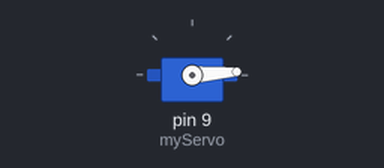
Simulated run of this sketch. Board: Arduino Uno, built with avr-gcc and run on an emulated ATmega328P. On the bench: servo.

Above: at 0.05 s.
At 1.3 s:
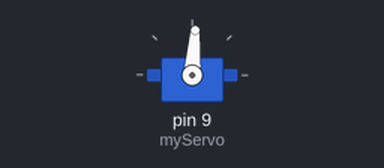
At 2.6 s:
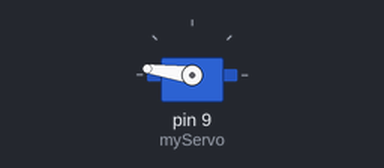
At 5.2 s:
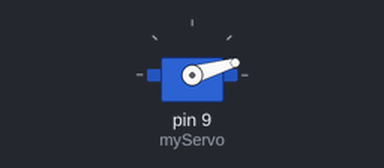
Timing chart, 0 to 7.1 s (numbered marks = the images above):
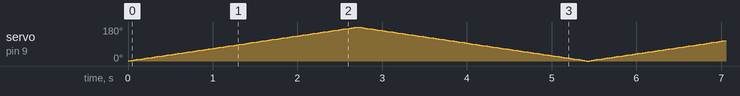

The sketch:

Servo_control.ino
```cpp
#include <Servo.h>

Servo myServo;
int   servoValue = 0;
int   increment = 1;

void setup()
{
  myServo.attach(9);
  Serial.begin(9600);

  myServo.write(servoValue);
}

void loop()
{
  servoValue += increment;

  myServo.write(servoValue);

  if (servoValue>=180)
  {
    increment = -1;
  }
  else if (servoValue<=0)
  {
    increment = 1;
  }

  delay(15);
}
```
